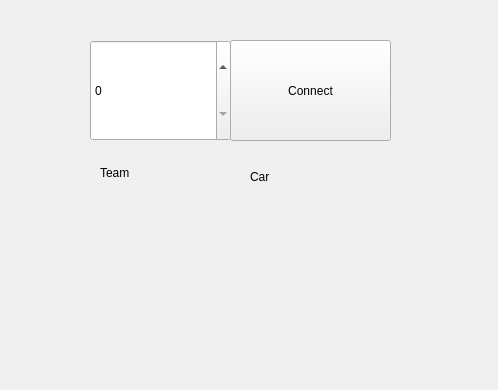
<?xml version="1.0" encoding="UTF-8"?>
<ui version="4.0">
 <class>DockWidget</class>
 <widget class="QDockWidget" name="DockWidget">
  <property name="geometry">
   <rect>
    <x>0</x>
    <y>0</y>
    <width>498</width>
    <height>390</height>
   </rect>
  </property>
  <property name="windowTitle">
   <string>DockWidget</string>
  </property>
  <widget class="QWidget" name="dockWidgetContents">
   <widget class="QPushButton" name="pushButton">
    <property name="geometry">
     <rect>
      <x>230</x>
      <y>40</y>
      <width>161</width>
      <height>101</height>
     </rect>
    </property>
    <property name="text">
     <string>Connect</string>
    </property>
   </widget>
   <widget class="QSpinBox" name="spinBox">
    <property name="geometry">
     <rect>
      <x>90</x>
      <y>40</y>
      <width>141</width>
      <height>101</height>
     </rect>
    </property>
   </widget>
   <widget class="QLabel" name="label">
    <property name="geometry">
     <rect>
      <x>100</x>
      <y>152</y>
      <width>81</width>
      <height>41</height>
     </rect>
    </property>
    <property name="text">
     <string>Team</string>
    </property>
   </widget>
   <widget class="QLabel" name="label_2">
    <property name="geometry">
     <rect>
      <x>250</x>
      <y>170</y>
      <width>47</width>
      <height>13</height>
     </rect>
    </property>
    <property name="text">
     <string>Car</string>
    </property>
   </widget>
  </widget>
 </widget>
 <resources/>
 <connections/>
</ui>
